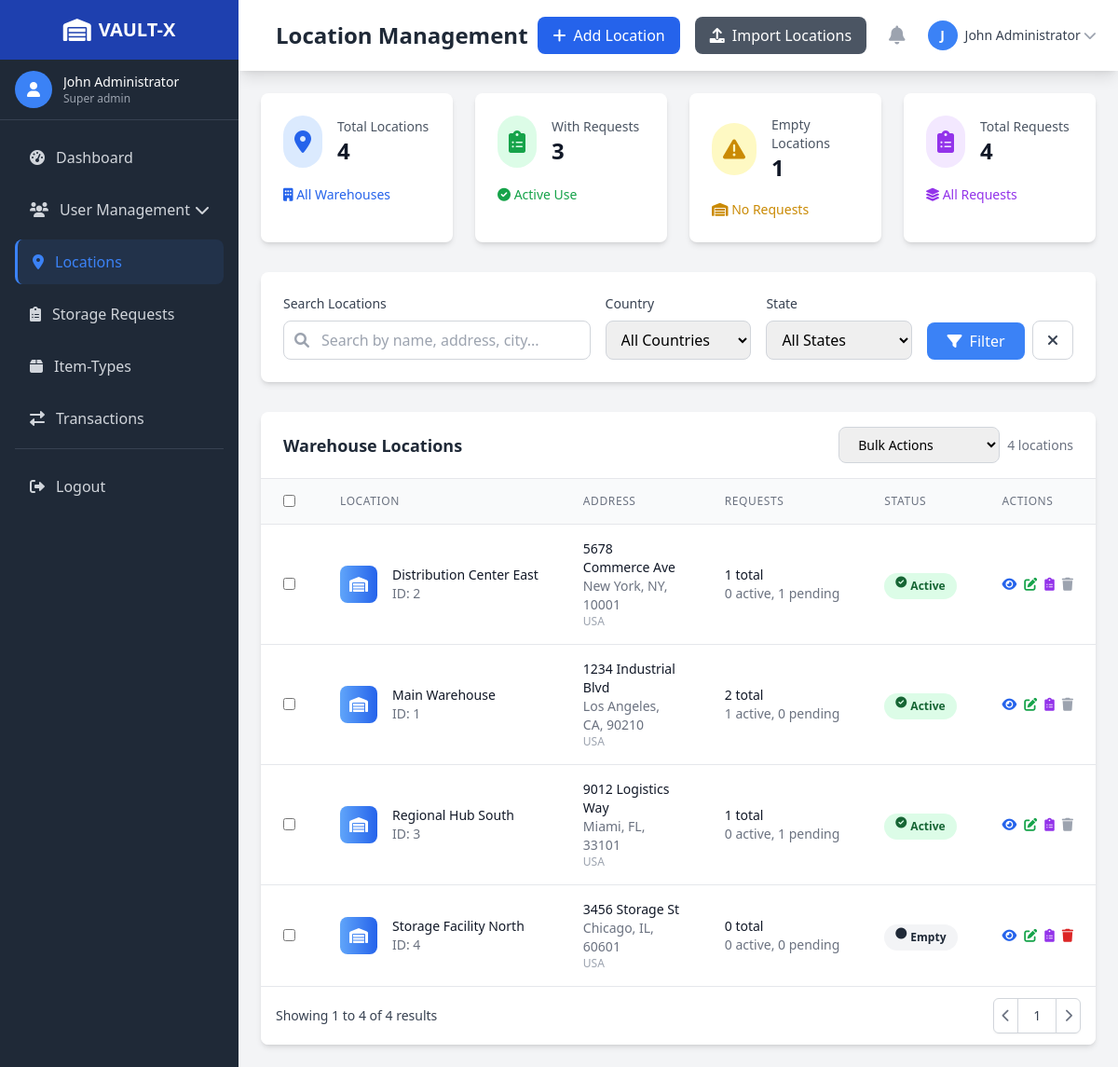
Page /inventory/locations.php (signed in) on the committed database.
### tables this page shows
CREATE TABLE Location (
    id INT PRIMARY KEY AUTO_INCREMENT,
    name VARCHAR(100),
    address TEXT,
    city VARCHAR(100),
    state VARCHAR(100),
    zip_code VARCHAR(20),
    country VARCHAR(100)
);

### inventory/locations.php (the view, shortened to what the rows shown need)
<?php
require_once '../includes/auth.php';
function getLocations($pdo, $page = 1, $limit = 10, $filters = []) {
    $offset = ($page - 1) * $limit;
    $whereClause = "WHERE 1=1";
    $params = [];
    $query = "SELECT l.*,
                     COUNT(DISTINCT br.id) as borrowing_requests,
                     COUNT(DISTINCT CASE WHEN br.status = 'active' THEN br.id END) as active_requests,
                     COUNT(DISTINCT CASE WHEN br.status = 'pending' THEN br.id END) as pending_requests
              FROM Location l
              LEFT JOIN Borrowing_Request br ON l.id = br.location_id
              $whereClause
              GROUP BY l.id, l.name, l.address, l.city, l.state, l.zip_code, l.country
              ORDER BY l.name ASC
              LIMIT :limit OFFSET :offset";
    $stmt = $pdo->prepare($query);
    $stmt->bindValue(':limit', $limit, PDO::PARAM_INT);
    $stmt->bindValue(':offset', $offset, PDO::PARAM_INT);
    $stmt->execute();
    return $stmt->fetchAll();
}
$filters = [
    'search' => $_GET['search'] ?? '',
    'country' => $_GET['country'] ?? '',
    'state' => $_GET['state'] ?? ''
];
$page = (int)($_GET['page'] ?? 1);
$limit = 10;
$locations = getLocations($pdo, $page, $limit, $filters);
?>
<!DOCTYPE html>
<html lang="en">
<head>
    <script src="https://cdn.tailwindcss.com"></script>
    <link href="https://cdnjs.cloudflare.com/ajax/libs/font-awesome/6.0.0/css/all.min.css" rel="stylesheet">
    <link rel="stylesheet" href="../css/style.css">
</head>
<body class="bg-gray-100">
    <div class="lg:ml-64">
        <?php include '../includes/navbar.php'; ?>
        <main class="p-6">
            <div class="bg-white rounded-lg shadow-md overflow-hidden">
                <div class="overflow-x-auto">
                    <table class="min-w-full divide-y divide-gray-200">
                        <thead class="bg-gray-50">
                            <tr>
                                <th class="px-6 py-3 text-left">
                                    <input type="checkbox" id="select-all" class="rounded border-gray-300">
                                </th>
                                <th class="px-6 py-3 text-left text-xs font-medium text-gray-500 uppercase tracking-wider">Location</th>
                                <th class="px-6 py-3 text-left text-xs font-medium text-gray-500 uppercase tracking-wider">Address</th>
                                <th class="px-6 py-3 text-left text-xs font-medium text-gray-500 uppercase tracking-wider">Requests</th>
                                <th class="px-6 py-3 text-left text-xs font-medium text-gray-500 uppercase tracking-wider">Status</th>
                                <th class="px-6 py-3 text-left text-xs font-medium text-gray-500 uppercase tracking-wider">Actions</th>
                            </tr>
                        </thead>
                        <tbody class="bg-white divide-y divide-gray-200" id="locations-table-body">
                            <?php if (empty($locations)): ?>
                            <tr>
                                <td colspan="6" class="px-6 py-8 text-center text-gray-500">
                                    <div class="flex flex-col items-center">
                                        <i class="fas fa-map-marker-alt text-4xl text-gray-300 mb-2"></i>
                                        <p class="text-lg font-medium">No locations found</p>
                                        <p class="text-sm">Add your first warehouse location to get started.</p>
                                    </div>
                                </td>
                            </tr>
                            <?php else: ?>
                                <?php foreach ($locations as $location): ?>
                                <tr class="hover:bg-gray-50">
                                    <td class="px-6 py-4">
                                        <input type="checkbox" class="rounded border-gray-300 location-checkbox" data-id="<?php echo $location['id']; ?>">
                                    </td>
                                    <td class="px-6 py-4 whitespace-nowrap">
                                        <div class="flex items-center">
                                            <div class="h-10 w-10 rounded-lg bg-gradient-to-r from-blue-400 to-blue-600 flex items-center justify-center text-white font-semibold">
                                                <i class="fas fa-warehouse"></i>
                                            </div>
                                            <div class="ml-4">
                                                <div class="text-sm font-medium text-gray-900"><?php echo htmlspecialchars($location['name']); ?></div>
                                                <div class="text-sm text-gray-500">ID: <?php echo $location['id']; ?></div>
                                            </div>
                                        </div>
                                    </td>
                                    <td class="px-6 py-4">
                                        <div class="text-sm text-gray-900">
                                            <?php echo htmlspecialchars($location['address'] ?? 'No address'); ?>
                                        </div>
                                        <div class="text-sm text-gray-500">
                                            <?php
                                            $addressParts = array_filter([
                                                $location['city'],
                                                $location['state'],
                                                $location['zip_code']
                                            ]);
                                            echo htmlspecialchars(implode(', ', $addressParts));
                                            ?>
                                        </div>
                                        <div class="text-xs text-gray-400">
                                            <?php echo htmlspecialchars($location['country'] ?? ''); ?>
                                        </div>
                                    </td>
                                    <td class="px-6 py-4 whitespace-nowrap">
                                        <div class="flex flex-col">
                                            <div class="text-sm font-medium text-gray-900">
                                                <?php echo number_format($location['borrowing_requests']); ?> total
                                            </div>
                                            <div class="text-sm text-gray-500">
                                                <?php echo $location['active_requests']; ?> active, <?php echo $location['pending_requests']; ?> pending
                                            </div>
                                        </div>
                                    </td>
                                    <td class="px-6 py-4 whitespace-nowrap">
                                        <?php if ($location['borrowing_requests'] > 0): ?>
                                            <span class="px-3 py-1 inline-flex text-xs leading-5 font-semibold rounded-full bg-green-100 text-green-800">
                                                <i class="fas fa-check-circle mr-1"></i>
                                                Active
                                            </span>
                                        <?php else: ?>
                                            <span class="px-3 py-1 inline-flex text-xs leading-5 font-semibold rounded-full bg-gray-100 text-gray-800">
                                                <i class="fas fa-circle mr-1"></i>
                                                Empty
                                            </span>
                                        <?php endif; ?>
                                    </td>
                                    <td class="px-6 py-4 whitespace-nowrap text-sm font-medium">
                                        <div class="flex space-x-2">
                                            <button onclick="viewLocation(<?php echo $location['id']; ?>)" class="text-blue-600 hover:text-blue-900" title="View Details">
                                                <i class="fas fa-eye"></i>
                                            </button>
                                            <button onclick="editLocation(<?php echo $location['id']; ?>)" class="text-green-600 hover:text-green-900" title="Edit">
                                                <i class="fas fa-edit"></i>
                                            </button>
                                            <button onclick="viewRequests(<?php echo $location['id']; ?>)" class="text-purple-600 hover:text-purple-900" title="View Requests">
                                                <i class="fas fa-clipboard-list"></i>
                                            </button>
                                            <?php if ($location['borrowing_requests'] == 0): ?>
                                            <button onclick="deleteLocation(<?php echo $location['id']; ?>)" class="text-red-600 hover:text-red-900" title="Delete">
                                                <i class="fas fa-trash"></i>
                                            </button>
                                            <?php else: ?>
                                            <button onclick="showCannotDelete()" class="text-gray-400 cursor-not-allowed" title="Cannot delete - has active requests">
                                                <i class="fas fa-trash"></i>
                                            </button>
                                            <?php endif; ?>
                                        </div>
                                    </td>
                                </tr>
                                <?php endforeach; ?>
                            <?php endif; ?>
                        </tbody>
                    </table>
                </div>
            </div>
        </main>
    </div>
</body>
</html>

### rows in the picture
location: name "Distribution Center East", id "2", address "5678 Commerce Ave", addressParts "New York, NY, 10001", country "USA", borrowing_requests "1", active_requests "0", pending_requests "1", shows "Active"
location: name "Main Warehouse", id "1", address "1234 Industrial Blvd", addressParts "Los Angeles, CA, 90210", country "USA", borrowing_requests "2", active_requests "1", pending_requests "0", shows "Active"
location: name "Regional Hub South", id "3", address "9012 Logistics Way", addressParts "Miami, FL, 33101", country "USA", borrowing_requests "1", active_requests "0", pending_requests "1", shows "Active"
location: name "Storage Facility North", id "4", address "3456 Storage St", addressParts "Chicago, IL, 60601", country "USA", borrowing_requests "0", active_requests "0", pending_requests "0", shows "Empty"

### other values in the picture
$currentAdmin['name'] "John Administrator"
str_replace('-', ' ', $currentAdmin['role']) "Super admin"
$pageTitle "Location Management"
$action['text'] "Add Location"
$action['text'] "Import Locations"
substr($currentAdmin['name'], 0, 1) "J"
$stats['total_locations'] "4"
$stats['locations_with_requests'] "3"
$stats['empty_locations'] "1"
$stats['total_requests'] "4"
count($locations) "4"
